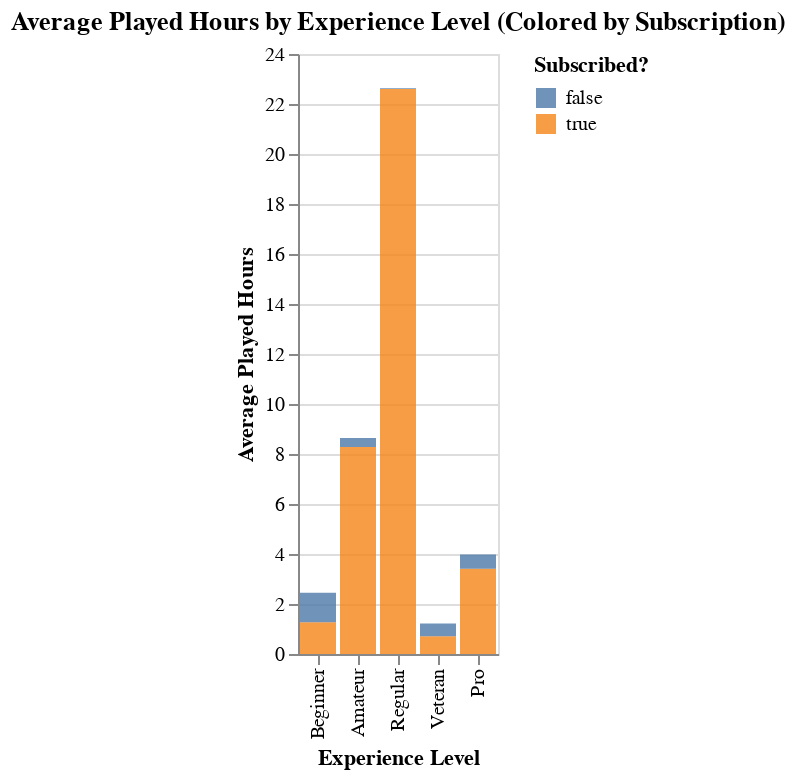

The notebook cell saved with this chart:
### Markdown cell above
**Chart 1: Experience vs. The Average Played Hours (colored by subscription)**.

The mark bar shows whether more experienced players tend to play more hours with Average Played Hours on the y-axis and Experience on the x-axis.

Experience is sort by beginner to professional order (Beginner, Amateur, Regular, Veteran, Pro)

### Code cell
experience_hours = alt.Chart(players).mark_bar(opacity=0.8).encode(
    x=alt.X('experience:N', title='Experience Level', sort = ['Beginner', 'Amateur', 'Regular', 'Veteran', 'Pro']),
    y=alt.Y('mean(played_hours):Q', title='Average Played Hours'),
    color=alt.Color('subscribe', title='Subscribed?')
).properties(
    title='Average Played Hours by Experience Level (Colored by Subscription)'
)

experience_hours

### Figure 1 — Vega-Lite specification as saved in the notebook (floating-point values rounded to 4 significant figures; data arrays with more than 128 entries replaced by an {"elided": "..."} marker saying what was removed)
{"config": {"view": {"continuousWidth": 300, "continuousHeight": 300}}, "data": {"name": "data-dc39170511f3ba1e9a8571eea42c5369"}, "mark": {"type": "bar", "opacity": 0.8}, "encoding": {"color": {"field": "subscribe", "title": "Subscribed?", "type": "nominal"}, "x": {"field": "experience", "sort": ["Beginner", "Amateur", "Regular", "Veteran", "Pro"], "title": "Experience Level", "type": "nominal"}, "y": {"aggregate": "mean", "field": "played_hours", "title": "Average Played Hours", "type": "quantitative"}}, "title": "Average Played Hours by Experience Level (Colored by Subscription)", "$schema": "https://vega.github.io/schema/vega-lite/v5.20.1.json", "datasets": {"data-dc39170511f3ba1e9a8571eea42c5369": {"elided": "196 records"}}}
